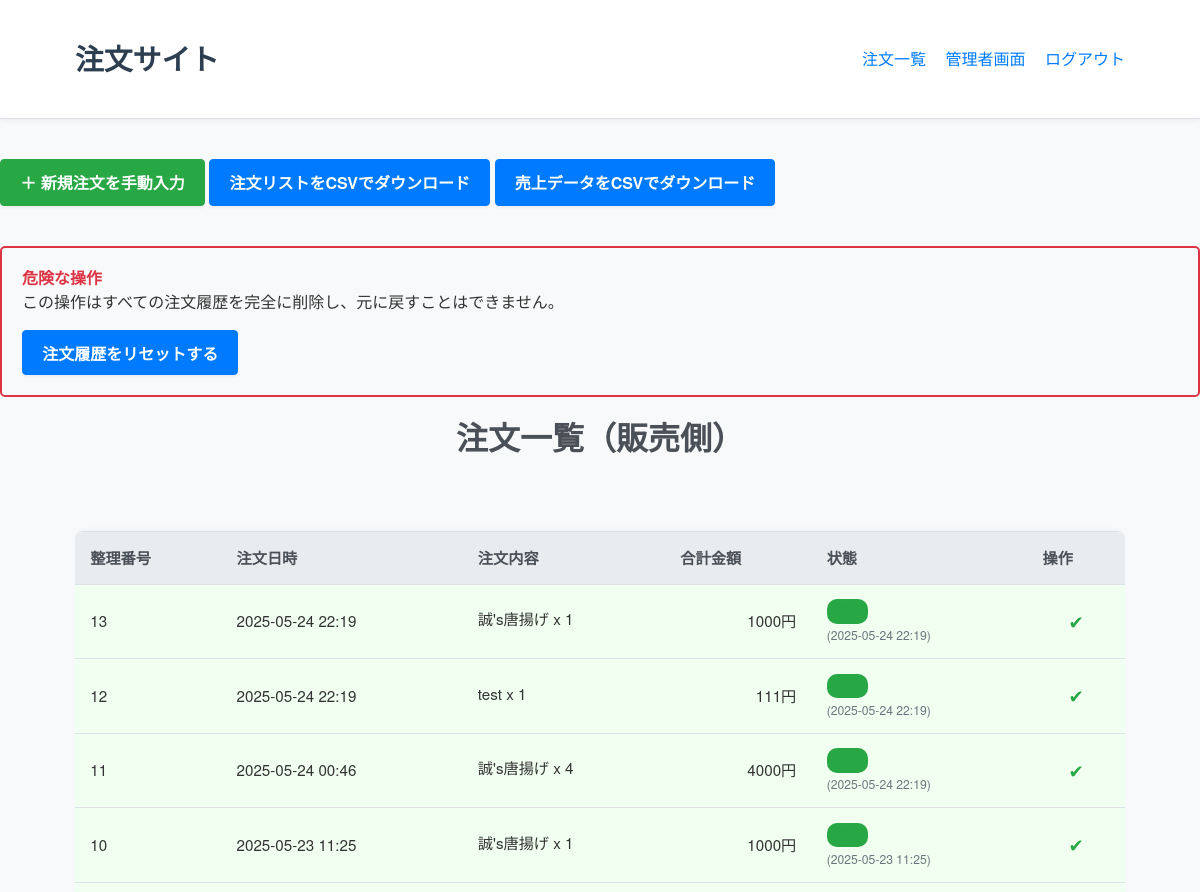
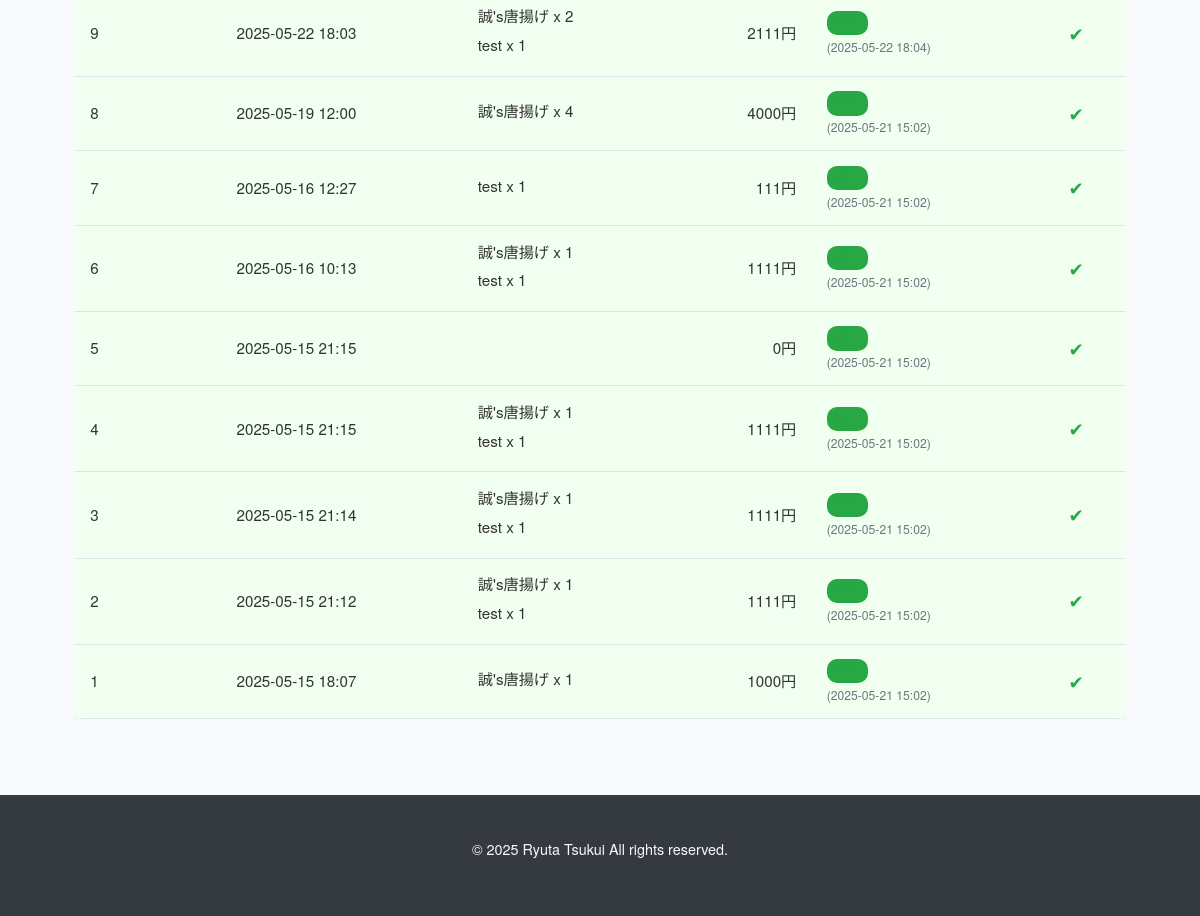
The page /orders/ (signed in) on the database as committed earlier (2 pictures, top to bottom).
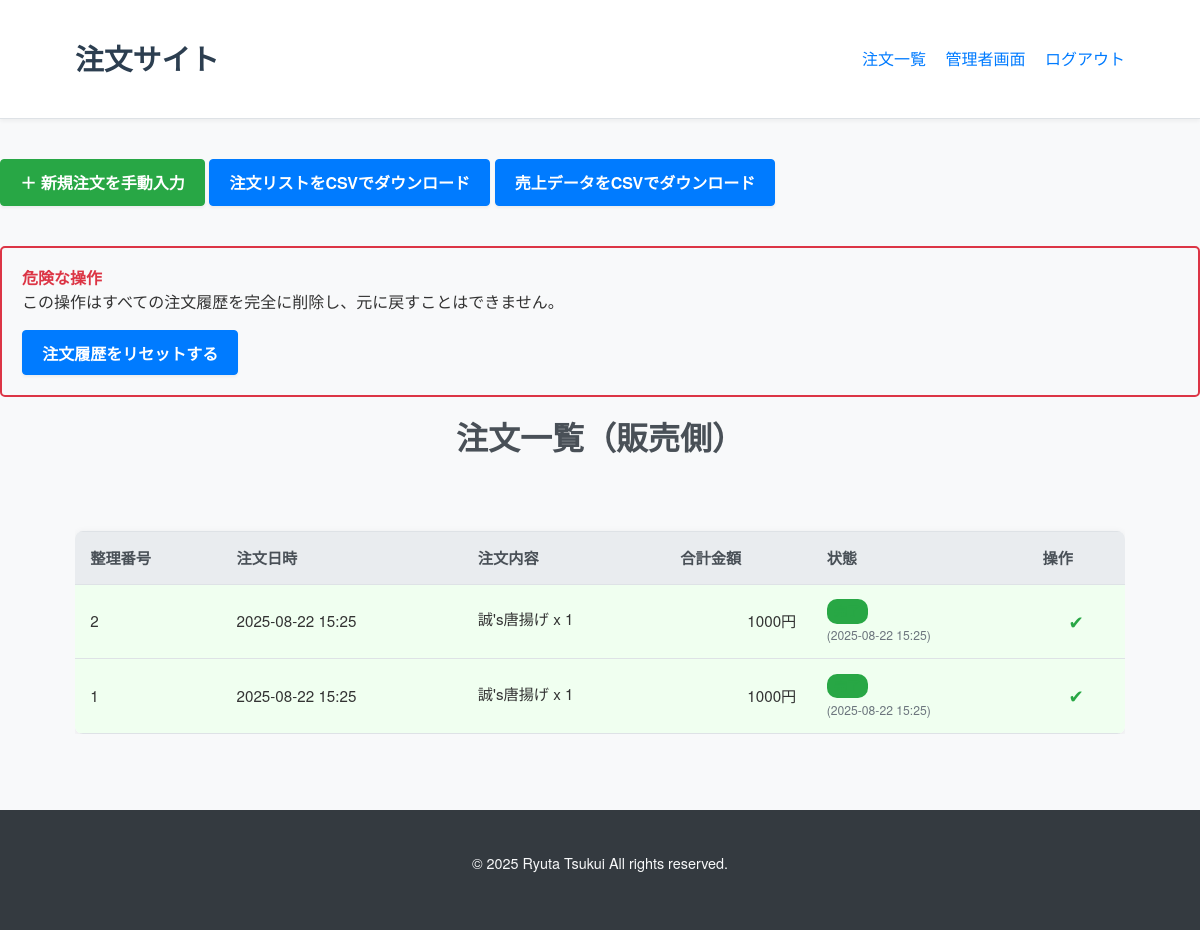
The same page on the database as committed later.
### menu/models.py (models this page shows, shortened)
class Order(models.Model):
    ENTRY_METHOD_CHOICES = [
        ('online', 'オンライン'),
        ('manual', '手動入力'),
    ]
    entry_method = models.CharField(
        max_length=10,
        choices=ENTRY_METHOD_CHOICES,
        default='online'
    )
    STATUS_CHOICES = [
        ('pending', '未完了'),
        ('completed', '完了'),
        ('canceled', 'キャンセル'),
    ]
    status = models.CharField(max_length=20, choices=STATUS_CHOICES, default='pending')
    created_at = models.DateTimeField(auto_now_add=True)
    total_price = models.IntegerField()
    completed_at = models.DateTimeField(null=True, blank=True)

class OrderItem(models.Model):
    order = models.ForeignKey(Order, on_delete=models.CASCADE)
    item = models.ForeignKey(MenuItem, on_delete=models.CASCADE)
    quantity = models.IntegerField()

class MenuItem(models.Model):
    name = models.CharField(max_length=100)
    price = models.IntegerField()
    description = models.TextField(blank=True)
    image = models.ImageField(upload_to='menu_images/', blank=True, null=True)
    def image_tag(self):
        if self.image:
            return format_html('<img src="{}" width="100" height="100" />', self.image.url)
        return "No Image"
    image_tag.short_description = '画像表示'

### menu/views.py (the view)
# urls.py: path('orders/', views.order_list, name='order_list'),
@login_required
def order_list(request):
    orders = Order.objects.all().order_by('-created_at')
    return render(request, 'menu/order_list.html', {'orders': orders})

### menu/templates/menu/order_list.html (shortened to what this page needs)
{% extends 'base.html' %}
{% load static %}
{% block content %}
<div style="margin: 20px 0;">
    <a href="{% url 'menu:staff_order_entry' %}" class="btn btn-success">＋ 新規注文を手動入力</a>
    <a href="{% url 'menu:export_orders' %}" class="btn btn-primary">注文リストをCSVでダウンロード</a>
    <a href="{% url 'menu:export_sales' %}" class="btn btn-info">売上データをCSVでダウンロード</a>
</div>
<div style="margin-top: 40px; padding: 20px; border: 2px solid #dc3545; border-radius: 5px;">
    <h4 style="color: #dc3545;">危険な操作</h4>
    <p>この操作はすべての注文履歴を完全に削除し、元に戻すことはできません。</p>
    <form action="{% url 'menu:reset_orders' %}" method="post" onsubmit="return confirm('本当によろしいですか？すべての注文履歴が完全に削除されます。');">
        <button type="submit" class="btn btn-danger">注文履歴をリセットする</button>
    </form>
</div>
<div class="container">
    <h1 class="page-title">注文一覧（販売側）</h1>
    {% if orders %}
    <div class="table-responsive-wrapper">
        <table class="order-list-table" id="order-table">
            <thead>
                <tr>
                    <th>整理番号</th>
                    <th>注文日時</th>
                    <th>注文内容</th>
                    <th>合計金額</th>
                    <th>状態</th>
                    <th>操作</th>
                </tr>
            </thead>
            <tbody id="order-table-body">
                {% for order in orders %}
                <tr id="order-row-{{ order.id }}" class="{% if order.completed_at %}order-row-completed{% else %}order-row-pending{% endif %}">
                    <td data-label="整理番号">{{ order.id }}</td>
                    <td data-label="注文日時">{{ order.created_at|date:"Y-m-d H:i" }}</td>
                    <td data-label="注文内容" class="order-items-cell">
                        {% for item in order.orderitem_set.all %}
                            <span>{{ item.item.name }} x {{ item.quantity }}</span><br>
                        {% endfor %}
                    </td>
                    <td data-label="合計金額" class="text-right">{{ order.total_price }}円</td>
                    <td data-label="状態" class="order-status-cell">
                        {% if order.completed_at %}
                            <span class="status-badge status-completed">完了</span>
                            <span class="completion-time">({{ order.completed_at|date:"Y-m-d H:i" }})</span>
                        {% else %}
                            <span class="status-badge status-pending">未完了</span>
                        {% endif %}
                    </td>
                    <td data-label="操作" class="action-cell">
                        {% if not order.completed_at %}
                        <form method="POST" action="{% url 'menu:complete_order' order.id %}" class="complete-order-form">
                            {% csrf_token %}
                            <button type="submit" class="btn btn-small btn-success">完了にする</button>
                        </form>
                        {% else %}
                            <span class="action-completed-icon">✔</span>
                        {% endif %}
                    </td>
                </tr>
                {% endfor %}
            </tbody>
        </table>
    </div>
    {% else %}
    <p class="text-center" id="no-orders-message">現在、注文はありません。</p>
    {% endif %}
</div>
{% endblock %}

Rows that differ between the two databases and show on the page:
removed Order: id "13", created_at "2025-05-24 22:19", total_price "1000", completed_at "2025-05-24 22:19"
removed OrderItem: item.name "誠's唐揚げ", quantity "1", shown under "13"
removed Order: id "12", created_at "2025-05-24 22:19", total_price "111", completed_at "2025-05-24 22:19"
removed OrderItem: item.name "test", quantity "1", shown under "12"
removed Order: id "11", created_at "2025-05-24 00:46", total_price "4000", completed_at "2025-05-24 22:19"
removed OrderItem: item.name "誠's唐揚げ", quantity "4", shown under "11"
removed Order: id "10", created_at "2025-05-23 11:25", total_price "1000", completed_at "2025-05-23 11:25"
removed OrderItem: item.name "誠's唐揚げ", quantity "1", shown under "10"
removed Order: id "9", created_at "2025-05-22 18:03", total_price "2111", completed_at "2025-05-22 18:04"
removed OrderItem: item.name "誠's唐揚げ", quantity "2", shown under "9"
removed OrderItem: item.name "test", quantity "1", shown under "9"
removed Order: id "8", created_at "2025-05-19 12:00", total_price "4000", completed_at "2025-05-21 15:02"
removed OrderItem: item.name "誠's唐揚げ", quantity "4", shown under "8"
removed Order: id "7", created_at "2025-05-16 12:27", total_price "111", completed_at "2025-05-21 15:02"
removed OrderItem: item.name "test", quantity "1", shown under "7"
removed Order: id "6", created_at "2025-05-16 10:13", total_price "1111", completed_at "2025-05-21 15:02"
removed OrderItem: item.name "誠's唐揚げ", quantity "1", shown under "6"
removed OrderItem: item.name "test", quantity "1", shown under "6"
removed Order: id "5", created_at "2025-05-15 21:15", total_price "0", completed_at "2025-05-21 15:02"
removed Order: id "4", created_at "2025-05-15 21:15", total_price "1111", completed_at "2025-05-21 15:02"
removed OrderItem: item.name "誠's唐揚げ", quantity "1", shown under "4"
removed OrderItem: item.name "test", quantity "1", shown under "4"
removed Order: id "3", created_at "2025-05-15 21:14", total_price "1111", completed_at "2025-05-21 15:02"
removed OrderItem: item.name "誠's唐揚げ", quantity "1", shown under "3"
removed OrderItem: item.name "test", quantity "1", shown under "3"
removed OrderItem: item.name "test", quantity "1", shown under Order id 2
changed Order id 2: created_at "2025-05-15 21:12" → "2025-08-22 15:25"; total_price "1111" → "1000"; completed_at "2025-05-21 15:02" → "2025-08-22 15:25"
changed Order id 1: created_at "2025-05-15 18:07" → "2025-08-22 15:25"; completed_at "2025-05-21 15:02" → "2025-08-22 15:25"
